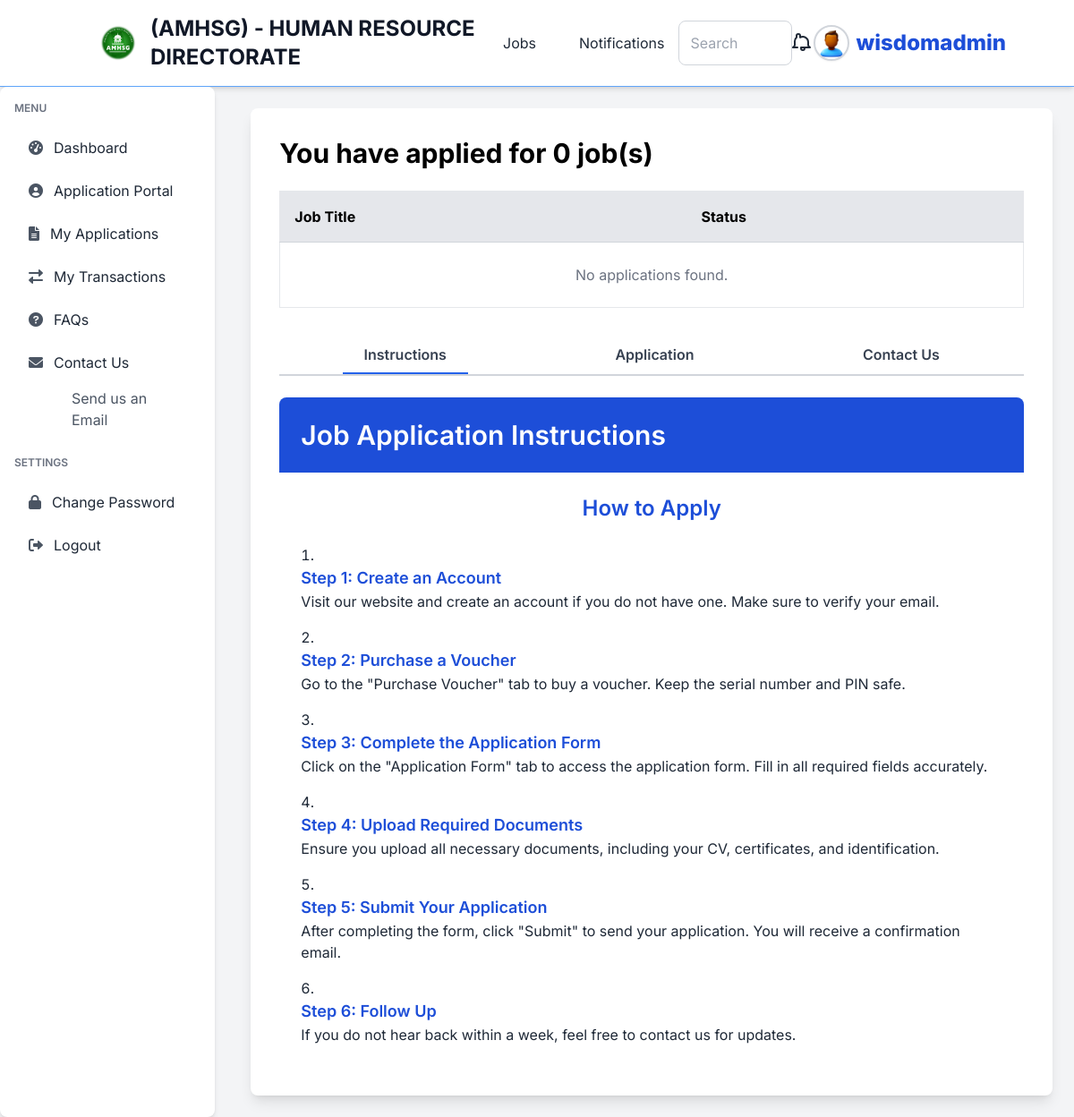
Before: /application-portal/ (signed in) with the older database file.
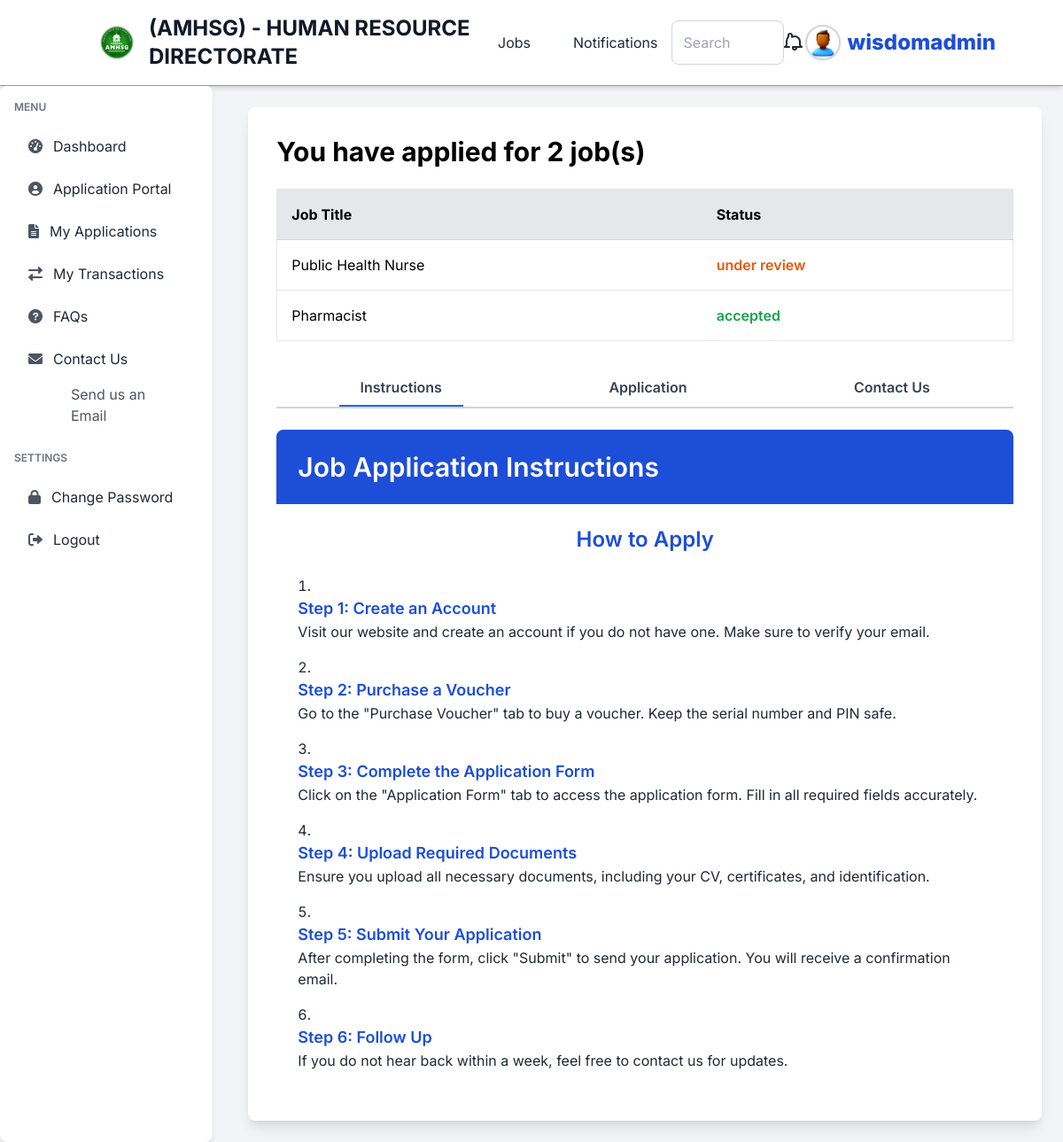
After: the same page with the newer database file.
### application_portal/models.py (models this page shows)
class Application(models.Model):
    personal_information = models.ForeignKey(PersonalInformation, on_delete=models.CASCADE)
    educational_background = models.ForeignKey(EducationalBackground, on_delete=models.CASCADE)
    medical_history = models.ForeignKey(MedicalHistory, on_delete=models.CASCADE)
    professional_registration = models.ForeignKey(ProfessionalRegistration, on_delete=models.CASCADE, blank=True, null=True)
    posting_preference = models.ForeignKey(PostingPreference, on_delete=models.CASCADE)
    medical_certification = models.ForeignKey(MedicalCertification, on_delete=models.CASCADE)
    addendum = models.ForeignKey(Addendum, on_delete=models.CASCADE)  # Replace '1' with the ID of an existing Addendum
    declaration = models.ForeignKey(Declaration, on_delete=models.CASCADE, default=1)
    status = models.CharField(max_length=50, choices=[('under review', 'Under Review'), ('pending', 'Pending'), ('accepted', 'Accepted')])
    date_submitted = models.DateTimeField(auto_now_add=True)
    user = models.ForeignKey(User, on_delete=models.CASCADE)
    job = models.ForeignKey(Job, on_delete=models.CASCADE)
    application_id = models.CharField(max_length=100, unique=True, default=generate_application_id)
    class Meta:
        unique_together = ('user', 'job')

### jobs/models.py (models this page shows, shortened)
class Job(models.Model):
    title = models.CharField(max_length=255, default="none")
    company = models.CharField(max_length=255, default="none")  # Name of the company offering the job
    location = models.CharField(max_length=255, default="none")
    description = models.TextField()
    responsibilities = models.TextField(help_text="List of job responsibilities", default="none")  # New field for responsibilities
    requirements = models.TextField(help_text="List of job requirements", default="none")  # New field for requirements
    salary = models.CharField(max_length=100, blank=True, null=True, help_text="Salary range or amount")  # Optional salary field
    posted_date = models.DateField(auto_now_add=True, blank=True, null=True)
    application_deadline = models.DateField(null=True, blank=True, help_text="Deadline to apply for the job")  # New field for application deadline
    class Meta:
        ordering = ['-posted_date']  # Orders job listings by the most recent first

### application_portal/views.py (the view)
# urls.py: path('application-portal/', views.application_portal, name='application-portal'),
@login_required(login_url="authentication:my-login")
def application_portal(request):
    job_applications = Application.objects.filter(user=request.user)
    context = {
        'job_applications': job_applications,
        'number_of_jobs': job_applications.count(),
    }
    return render(request, 'application_portal/index.html', context)

### templates/application_portal/index.html (shortened to what the changed rows need)
{% extends 'authentication/dash-base.html' %}
{% block content %}
<body class="bg-gray-100">
    <div class="container mx-auto p-8 bg-white shadow-lg rounded-lg">
        <h1 class="text-3xl font-bold mb-6">You have applied for {{ number_of_jobs }} job(s)</h1>
        <table class="min-w-full bg-white border border-gray-200 rounded-lg mb-8">
            <thead>
                <tr class="bg-gray-200 border-b border-gray-300">
                    <th class="p-4 text-left">Job Title</th>
                    <th class="p-4 text-left">Status</th>
                </tr>
            </thead>
            <tbody>
                {% for application in job_applications %}
                <tr class="border-b border-gray-200 hover:bg-gray-50">
                    <td class="p-4">{{ application.job.title }}</td>
                    <td class="p-4">
                        <span class="font-semibold
                            {% if application.status == 'accepted' %}text-green-600
                            {% elif application.status == 'pending' %}text-red-600
                            {% elif application.status == 'under review' %}text-orange-600
                            {% else %}text-gray-600
                            {% endif %}">
                            {{ application.status }}
                        </span>
                    </td>
                </tr>
                {% empty %}
                <tr>
                    <td colspan="2" class="p-6 text-center text-gray-500">No applications found.</td>
                </tr>
                {% endfor %}
            </tbody>
        </table>
        <div class="tabs flex justify-around border-b-2 border-gray-300 mb-6">
            <a href="#" class="tab-link active py-2 px-6 text-gray-700 border-b-2 border-blue-600 hover:border-blue-600 font-semibold transition duration-300" data-tab="tab1">Instructions</a>
            <a href="#" class="tab-link py-2 px-6 text-gray-700 border-b-2 border-transparent hover:border-blue-600 font-semibold transition duration-300" data-tab="tab2">Application</a>
            <a href="#" class="tab-link py-2 px-6 text-gray-700 border-b-2 border-transparent hover:border-blue-600 font-semibold transition duration-300" data-tab="tab4">Contact Us</a>
        </div>
        <div id="tab1" class="tab-content active">
            <div class="bg-blue-700 text-white p-6 rounded-t-lg">
                <h1 class="text-3xl font-semibold">Job Application Instructions</h1>
            </div>
            <div class="instructions p-6">
                <h2 class="text-2xl font-semibold text-blue-700 mb-6 text-center">How to Apply</h2>
            </div>
        </div>
    </div>
</body>
{% endblock %}

Changed rows visible on the page:
added Application: job "Public Health Nurse", status "under review"
added Application: job "Pharmacist", status "accepted"
Other visible differences:
{{ number_of_jobs }}: "0" → "2"
text no longer shown: "No applications found."
